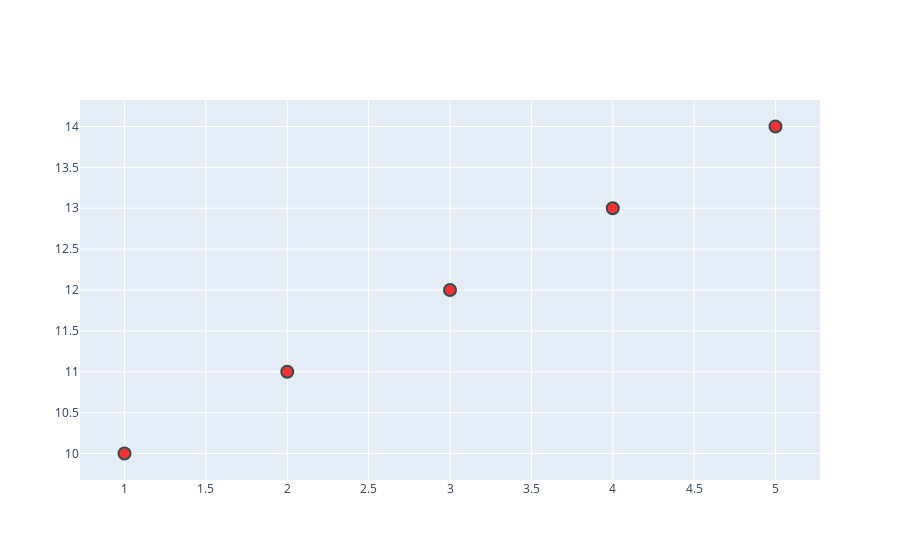

The cell this chart's notebook holds for it:
### Code cell
fig.update_traces(mi_trazado)

### Figure 1 — Plotly figure (JSON) as saved in the notebook; plotly's stock layout.template omitted (floating-point values rounded to 4 significant figures)
{"data": [{"marker": {"color": "rgba(255,0,0,0.8)", "line": {"color": "DarkSlateGrey", "width": 2}, "size": 12}, "mode": "markers", "type": "scatter", "x": [1, 2, 3, 4, 5], "y": [10, 11, 12, 13, 14]}], "layout": {}}
